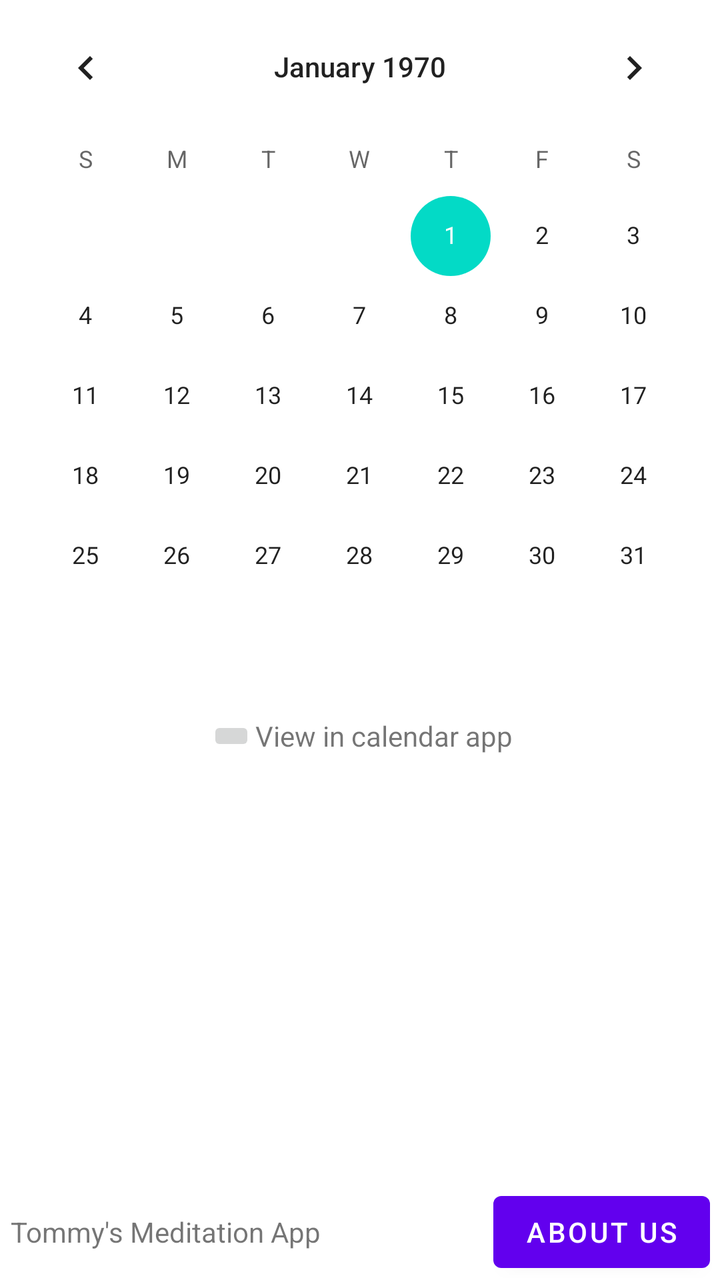
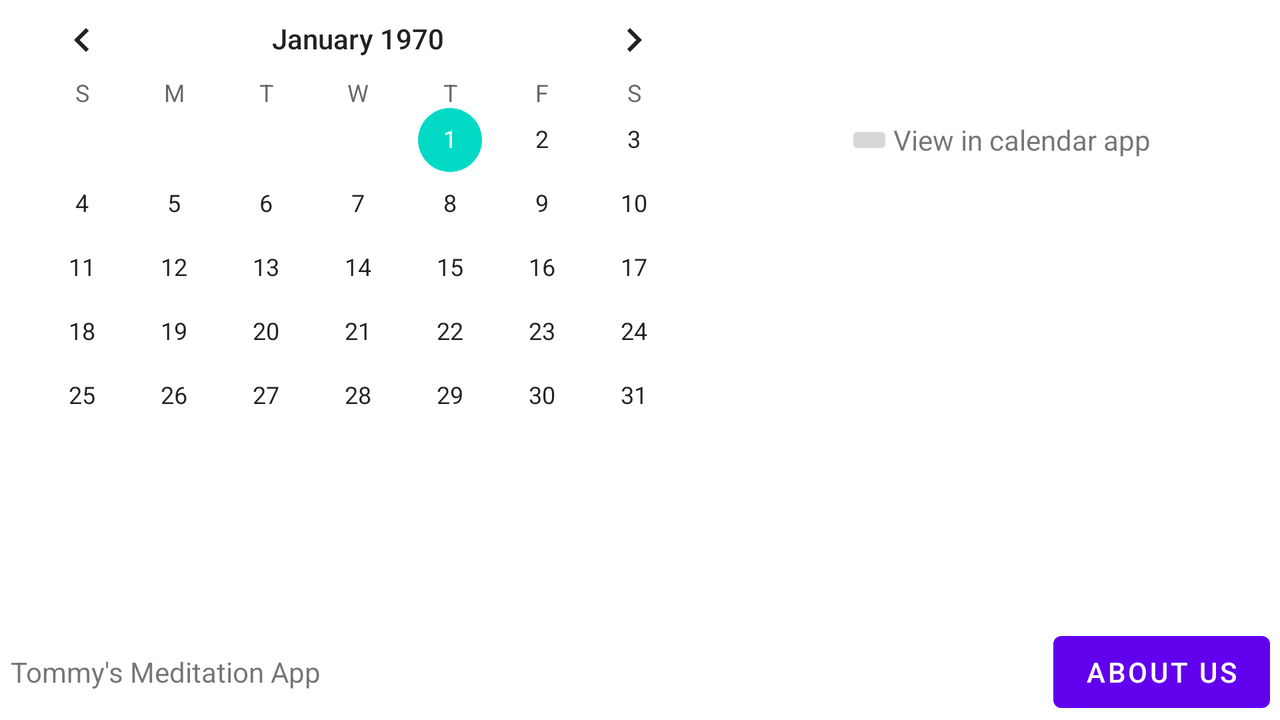

An Android layout and its configuration variant, each rendered on a device that would load it. The default file and the variant file are quoted in full after the pictures.
<!-- AndroidManifest.xml: application theme AppTheme -->
<!-- res/layout/activity_view_calendar.xml -->
<?xml version="1.0" encoding="utf-8"?>
<RelativeLayout xmlns:android="http://schemas.android.com/apk/res/android"
    xmlns:app="http://schemas.android.com/apk/res-auto"
    xmlns:tools="http://schemas.android.com/tools"
    android:layout_width="match_parent"
    android:layout_height="match_parent"
    tools:context=".ViewCalendarActivity">

    <CalendarView
        android:layout_width="match_parent"
        android:layout_height="wrap_content"
        android:id="@+id/cvCalendar"
        />

    <LinearLayout
        android:layout_width="match_parent"
        android:layout_height="wrap_content"
        android:orientation="horizontal"
        android:gravity="center_horizontal|center_vertical"
        android:layout_below="@id/cvCalendar"
        android:layout_marginTop="20dp">

        <ImageButton
            android:layout_width="wrap_content"
            android:layout_height="wrap_content"
            android:src="@drawable/ic_calendar"
            android:id="@+id/btnCalendar"/>

        <TextView
            android:layout_width="wrap_content"
            android:layout_height="wrap_content"
            android:text="View in calendar app"
            android:id="@+id/tvView"
            android:layout_gravity="center_vertical"/>

    </LinearLayout>


    <include layout="@layout/footer"/>

</RelativeLayout>
<!-- res/layout/footer.xml (included above) -->
<?xml version="1.0" encoding="utf-8"?>
<RelativeLayout xmlns:android="http://schemas.android.com/apk/res/android"
    android:layout_width="match_parent"
    android:layout_height="wrap_content"
    android:layout_alignParentBottom="true">

    <TextView
        android:id="@+id/tvFooter"
        android:layout_width="wrap_content"
        android:layout_height="wrap_content"
        android:text="Tommy's Meditation App"
        android:gravity="right"
        android:layout_centerVertical="true"
        android:layout_marginStart="5dp"/>
    <Button
        android:layout_width="wrap_content"
        android:layout_height="wrap_content"
        android:id="@+id/btnAbout"
        android:text="About us"
        android:layout_alignParentEnd="true"
        android:layout_marginEnd="5dp"
        android:onClick="onAboutButtonClick"
        />

</RelativeLayout>
<!-- resources referenced by this layout -->
<resources>
  <style name="AppTheme" parent="Theme.MaterialComponents.Light">
          
      </style>
</resources>
<!-- res/layout-land/activity_view_calendar.xml (the repository's variant of the layout above) -->
<!-- drawn on the phone turned sideways -->
<?xml version="1.0" encoding="utf-8"?>
<RelativeLayout xmlns:android="http://schemas.android.com/apk/res/android"
    xmlns:app="http://schemas.android.com/apk/res-auto"
    xmlns:tools="http://schemas.android.com/tools"
    android:layout_width="match_parent"
    android:layout_height="match_parent"
    tools:context=".ViewCalendarActivity">

    <CalendarView
        android:layout_width="wrap_content"
        android:layout_height="wrap_content"
        android:id="@+id/cvCalendar"
        />

    <LinearLayout
        android:layout_width="match_parent"
        android:layout_height="wrap_content"
        android:orientation="horizontal"
        android:gravity="center_horizontal|center_vertical"
        android:layout_toRightOf="@id/cvCalendar"
        android:layout_marginTop="60dp">

        <ImageButton
            android:layout_width="wrap_content"
            android:layout_height="wrap_content"
            android:src="@drawable/ic_calendar"
            android:id="@+id/btnCalendar"/>

        <TextView
            android:layout_width="wrap_content"
            android:layout_height="wrap_content"
            android:text="View in calendar app"
            android:id="@+id/tvView"
            android:layout_gravity="center_vertical"/>

    </LinearLayout>


    <include layout="@layout/footer"/>

</RelativeLayout>
